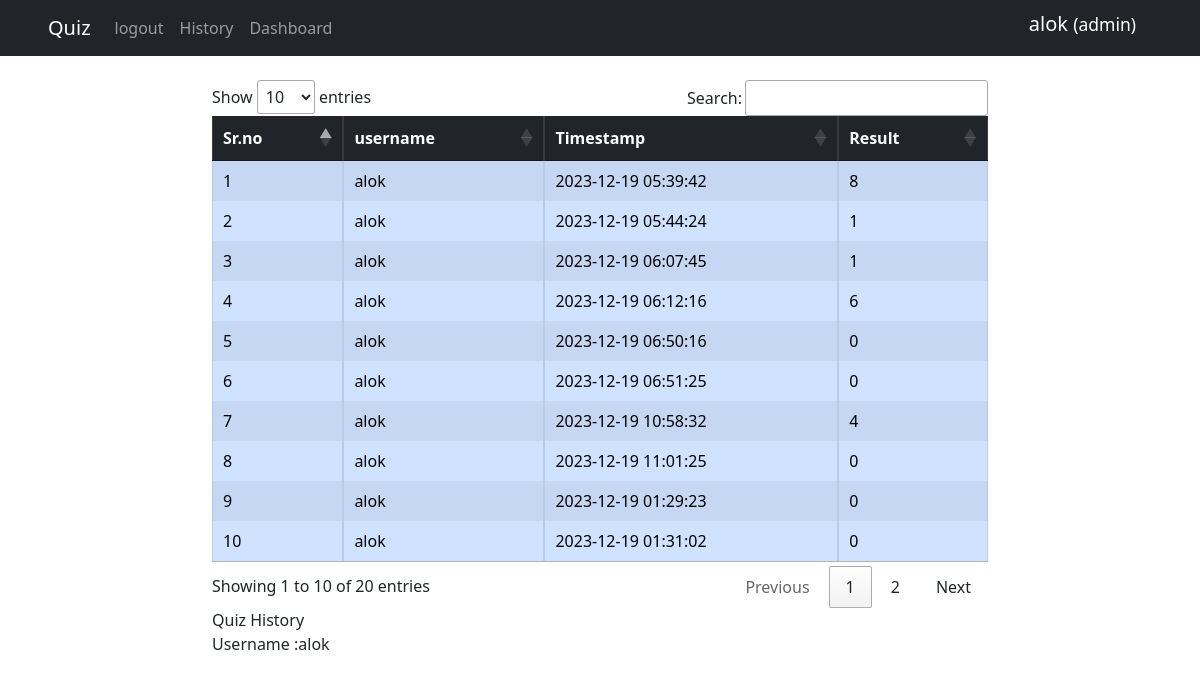
Page /components/history.php (signed in) on the committed database.
### tables this page shows
CREATE TABLE `history` (
  `sno` int(11) NOT NULL,
  `username` varchar(50) NOT NULL,
  `timestamp` datetime NOT NULL,
  `result` varchar(50) NOT NULL
);

### components/history.php (the view, shortened to what this page needs)
<?php
$db = new DatabaseConnection('localhost', 'root', "", 'quiz');
$conn = $db->connect();
?>
<!DOCTYPE html>
<html lang="en">
<head>
    <link href="https://cdn.jsdelivr.net/npm/bootstrap@5.3.0-alpha1/dist/css/bootstrap.min.css" rel="stylesheet"
>
    <link rel="stylesheet" href="//cdn.datatables.net/1.13.7/css/jquery.dataTables.min.css">
</head>
<body>
    <?php include("./navbar.php"); ?>
    <div class="container mt-4 col-md-8">
        <div class="table-responsive">
            <table class="table table-striped table-bordered table-hover table" id="myTable">
                <thead class="table-dark ">
                    <tr>
                        <th>Sr.no</th>
                        <th>username</th>
                        <th>Timestamp</th>
                        <th>Result</th>
                    </tr>
                </thead>
                <tbody class="table-group-divider">
                    <?php
                    $username = $_SESSION['username'];
                    $sql = "SELECT * FROM history where `username`='$username'";
                    $result = $conn->query($sql);
                    $index = 1;
                    while ($row = $result->fetch_assoc()) {
                        echo " <tr class='table-primary'>";
                        echo " <td scope='row'> " . $index . "</td>";
                        echo " <td> " . $row['username'] . "</td>";
                        echo " <td> " . $row['timestamp'] . "</td>";
                        echo " <td> " . $row['result'] . "</td>";
                        echo "</tr>";
                        $index++;
                    }
                    ?>
                </tbody>
            </table>
        </div>
        <caption>
            Quiz History
            <br>
            <?php
            echo "Username :" . $_SESSION['username'];
            ?>
        </caption>
    </div>
</body>
</html>

### rows in the picture
history: username "alok", timestamp "2023-12-19 05:39:42", result "8"
history: username "alok", timestamp "2023-12-19 05:44:24", result "1"
history: username "alok", timestamp "2023-12-19 06:07:45", result "1"
history: username "alok", timestamp "2023-12-19 06:12:16", result "6"
history: username "alok", timestamp "2023-12-19 06:50:16", result "0"
history: username "alok", timestamp "2023-12-19 06:51:25", result "0"
history: username "alok", timestamp "2023-12-19 10:58:32", result "4"
history: username "alok", timestamp "2023-12-19 11:01:25", result "0"
history: username "alok", timestamp "2023-12-19 01:29:23", result "0"
history: username "alok", timestamp "2023-12-19 01:31:02", result "0"

### other values in the picture
$_SESSION['username'] "alok"
$_SESSION['role'] "admin"
